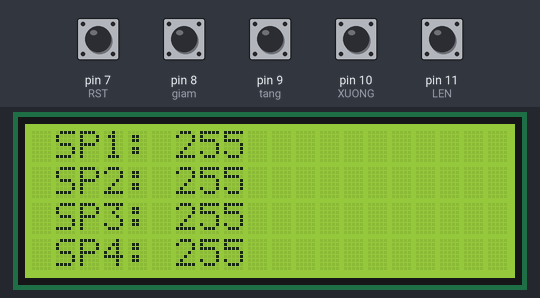
This sketch was run on a simulated Arduino Uno, built with avr-gcc and run on an emulated ATmega328P. Shown: 20×4 character LCD. Inputs (shaded band) come from the test bench; at power-on: pin 7 (RST), pin 8 (giam), pin 9 (tang), pin 10 (XUONG), pin 11 (LEN) HIGH. EEPROM starts erased; what the sketch prints to the serial monitor is not drawn.

Above: at 1.9 s.
2.0 s: pin 8 (giam) pulled LOW for 1 s
At 3.8 s:
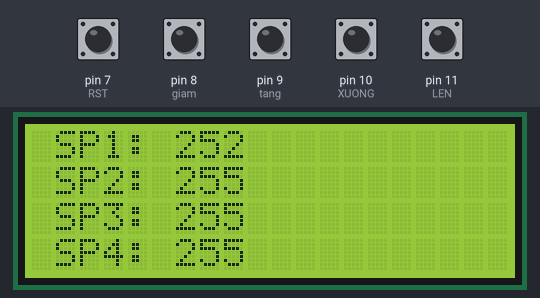
6.0 s: pin 10 (XUONG) pulled LOW for 0.15 s
9.1 s: pin 7 (RST) pulled LOW for 0.15 s
At 10.5 s:
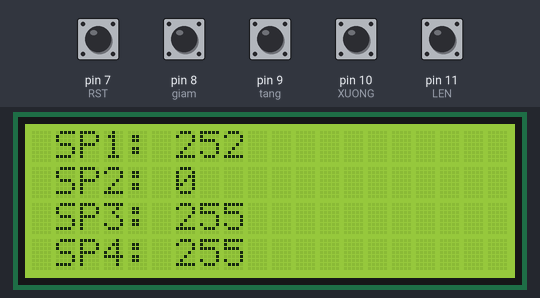
12.2 s: pin 9 (tang) pulled LOW for 0.15 s
At 13.9 s:
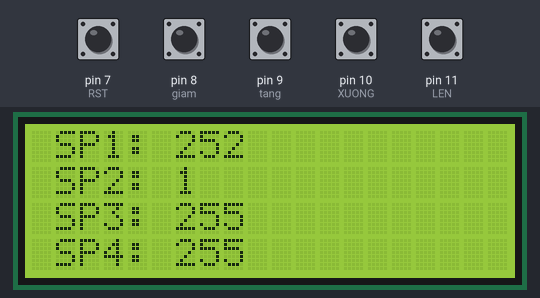
15.3 s: pin 11 (LEN) pulled LOW for 0.15 s
18.4 s: pin 10 (XUONG) pulled LOW for 1 s
Timing chart, 0 to 21.4 s (numbered marks = the images above; inputs shaded):
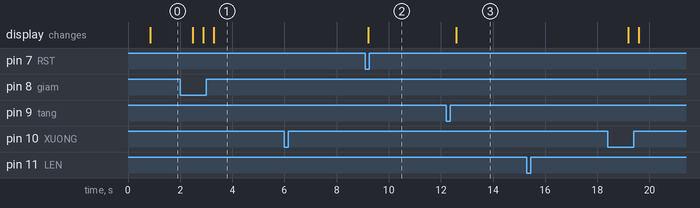

Measured:
- after the input at 2.0 s, the display: first changes after 0.49 s (image 1 shows a later state)
- after the input at 6.0 s, every drawn part: stays the same
- after the input at 9.1 s, the display: changes after 0.11 s (image 2)
- after the input at 12.2 s, the display: changes after 0.39 s (image 3)
- after the input at 15.3 s, every drawn part: stays the same

The sketch:

MENU_ARDUINO_LCD.ino
```cpp
#define LEN 11
#define XUONG 10
#define tang 9
#define giam 8
#define RST 7
#include <EEPROM.h>
#include <Wire.h>   //Thư viện giao tiếp i2c
#include <LiquidCrystal_I2C.h>  //Thư viện màn hình
LiquidCrystal_I2C lcd(0x27, 20, 4);
int i=0,sp1=0,sp2=0,sp3=0,sp4=0,sp5=0,sp6=0;
void setup() {
  // put your setup code here, to run once:
  Serial.begin(9600);
  lcd.init();                      // initialize the lcd
  lcd.backlight();
  pinMode(LEN, INPUT_PULLUP);
  pinMode(XUONG, INPUT_PULLUP);
  pinMode(tang, INPUT_PULLUP);
  pinMode(giam, INPUT_PULLUP);
  pinMode(RST, INPUT_PULLUP);
  delay(300);
  sp1 = EEPROM.read(1);
  sp2 = EEPROM.read(2);
  sp3 = EEPROM.read(3);
  sp4 = EEPROM.read(4);
  sp5 = EEPROM.read(5);
  sp6 = EEPROM.read(6);
  delay(300);
  lcd.setCursor(0, 0);
  lcd.print(">SP1:                ");
  lcd.setCursor(6, 0);
  lcd.print(sp1);

  lcd.setCursor(0, 1);
  lcd.print(" SP2:                ");
  lcd.setCursor(6, 1);
  lcd.print(sp2);

  lcd.setCursor(0, 2);
  lcd.print(" SP3:                ");
  lcd.setCursor(6, 3);
  lcd.print(sp3);

  lcd.setCursor(0, 3);
  lcd.print(" SP4:                ");
  lcd.setCursor(6, 3);
  lcd.print(sp4);
}

void loop() {
  // put your main code here, to run repeatedly:

  if(digitalRead(XUONG) == 0){
    delay(300);
    i = i+1;
  }
  if(digitalRead(LEN) == 0){
    delay(300);
      if(i>=1){
    i = i-1;}
  }
  if(i > 6) i =0;
  Serial.println(i);
  hienthi(i);
}
void hienthi(int h){

  if(h == 0){
    if(digitalRead(RST)==0){
    sp1 = 0;
    EEPROM.write(1, 0);
  }
    if(digitalRead(tang) == 0){
    delay(300);
    sp1 = sp1+1;
    EEPROM.write(1, sp1);
  }
  if(digitalRead(giam) == 0){
    delay(300);

      if(sp1 >=1){
    sp1 = sp1-1;}
    EEPROM.write(1, sp1);
  }
  lcd.setCursor(0, 0);
  lcd.print(">SP1:                ");
  lcd.setCursor(6, 0);
  lcd.print(sp1);

  lcd.setCursor(0, 1);
  lcd.print(" SP2:                ");
  lcd.setCursor(6, 1);
  lcd.print(sp2);

  lcd.setCursor(0, 2);
  lcd.print(" SP3:                ");
  lcd.setCursor(6, 2);
  lcd.print(sp3);

  lcd.setCursor(0, 3);
  lcd.print(" SP4:                ");
  lcd.setCursor(6, 3);
  lcd.print(sp4);
  }

    if(h == 1){
      if(digitalRead(RST)==0){
    sp2= 0;
    EEPROM.write(2, 0);
    delay(5);
  }
    if(digitalRead(tang) == 0){
    delay(300);

    sp2 = sp2+1;
    EEPROM.write(2, sp2);
  }
  if(digitalRead(giam) == 0){
    delay(300);

      if(sp2 >=2){
    sp2 = sp2-1;}
    EEPROM.write(2, sp2);
  }
  lcd.setCursor(0, 0);
  lcd.print(" SP1:                ");
  lcd.setCursor(6, 0);
  lcd.print(sp1);

  lcd.setCursor(0, 1);
  lcd.print(">SP2:                ");
  lcd.setCursor(6, 1);
  lcd.print(sp2);

  lcd.setCursor(0, 2);
  lcd.print(" SP3:                ");
  lcd.setCursor(6, 2);
  lcd.print(sp3);

  lcd.setCursor(0, 3);
  lcd.print(" SP4:                ");
  lcd.setCursor(6, 3);
  lcd.print(sp4);
  }

    if(h == 2){
      if(digitalRead(RST)==0){
    sp3 = 0;
    EEPROM.write(3, 0);
    delay(5);
  }
    if(digitalRead(tang) == 0){
    delay(300);

    sp3 = sp3+1;
    EEPROM.write(3, sp3);
  }
  if(digitalRead(giam) == 0){
    delay(300);

      if(sp3 >=1){
    sp3 = sp3-1;}
    EEPROM.write(3, sp3);
  }
  lcd.setCursor(0, 0);
  lcd.print(" SP1:                ");
  lcd.setCursor(6, 0);
  lcd.print(sp1);

  lcd.setCursor(0, 1);
  lcd.print(" SP2:                ");
  lcd.setCursor(6, 1);
  lcd.print(sp2);

  lcd.setCursor(0, 2);
  lcd.print(">SP3:                ");
  lcd.setCursor(6, 2);
  lcd.print(sp3);

  lcd.setCursor(0, 3);
  lcd.print(" SP4:                ");
  lcd.setCursor(6, 3);
  lcd.print(sp4);
  }

    if(h == 3){
      if(digitalRead(RST)==0){
    sp4 = 0;
    EEPROM.write(4, 0);
    delay(5);
  }
    if(digitalRead(tang) == 0){
    delay(300);

    sp4 = sp4+1;
    EEPROM.write(4, sp4);
  }
  if(digitalRead(giam) == 0){
    delay(300);

      if(sp4 >=1){
    sp4 = sp4-1;}
    EEPROM.write(4, sp4);
  }
  lcd.setCursor(0, 0);
  lcd.print(" SP1:                ");
  lcd.setCursor(6, 0);
  lcd.print(sp1);

  lcd.setCursor(0, 1);
  lcd.print(" SP2:                ");
  lcd.setCursor(6, 1);
  lcd.print(sp2);

  lcd.setCursor(0, 2);
  lcd.print(" SP3:                ");
  lcd.setCursor(6, 2);
  lcd.print(sp3);

  lcd.setCursor(0, 3);
  lcd.print(">SP4:                ");
  lcd.setCursor(6, 3);
  lcd.print(sp4);
  }
 if(h == 4){
      if(digitalRead(RST)==0){
    sp5 = 0;
    EEPROM.write(5, 0);
    delay(5);
  }
    if(digitalRead(tang) == 0){
    delay(300);

    sp4 = sp4+1;
    EEPROM.write(4, sp4);
  }
  if(digitalRead(giam) == 0){
    delay(300);

      if(sp4 >=1){
    sp4 = sp4-1;}
    EEPROM.write(4, sp4);
  }
  lcd.setCursor(0, 0);
  lcd.print(" SP2:                ");
  lcd.setCursor(6, 0);
  lcd.print(sp2);

  lcd.setCursor(0, 1);
  lcd.print(" SP3:                ");
  lcd.setCursor(6, 1);
  lcd.print(sp3);

  lcd.setCursor(0, 2);
  lcd.print(" SP4:                ");
  lcd.setCursor(6, 2);
  lcd.print(sp4);

  lcd.setCursor(0, 3);
  lcd.print(">SP5:                ");
  lcd.setCursor(6, 3);
  lcd.print(sp5);
  }
    if(h == 5){
      if(digitalRead(RST)==0){
    sp6 = 0;
    EEPROM.write(6, 0);
    delay(5);
  }
    if(digitalRead(tang) == 0){
    delay(300);

    sp6 = sp6+1;
    EEPROM.write(6, sp6);
  }
  if(digitalRead(giam) == 0){
    delay(300);
      if(sp6 >=1){
    sp6 = sp6-1;}
    EEPROM.write(6, sp6);
  }
  lcd.setCursor(0, 0);
  lcd.print(" SP3:                ");
  lcd.setCursor(6, 0);
  lcd.print(sp3);

  lcd.setCursor(0, 1);
  lcd.print(" SP4:                ");
  lcd.setCursor(6, 1);
  lcd.print(sp4);

  lcd.setCursor(0, 2);
  lcd.print(" SP5:                ");
  lcd.setCursor(6, 2);
  lcd.print(sp5);


  lcd.setCursor(0, 3);
  lcd.print(">SP6:                ");
  lcd.setCursor(6, 3);
  lcd.print(sp6);
}
}
```
